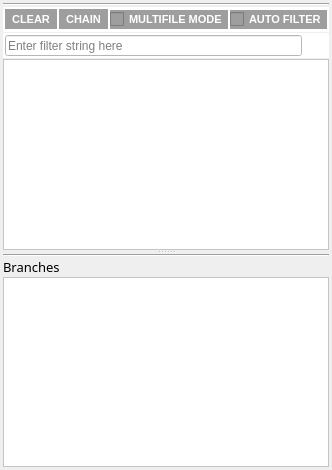
           <widget class="QWidget" name="filesPage">
            <property name="styleSheet">
             <string notr="true"/>
            </property>
            <layout class="QVBoxLayout" name="verticalLayout_6">
             <property name="spacing">
              <number>3</number>
             </property>
             <property name="margin">
              <number>3</number>
             </property>
             <item>
              <widget class="QSplitter" name="splitter_2">
               <property name="orientation">
                <enum>Qt::Vertical</enum>
               </property>
               <widget class="QWidget" name="layoutWidget">
                <layout class="QVBoxLayout" name="verticalLayout_3">
                 <property name="spacing">
                  <number>1</number>
                 </property>
                 <property name="leftMargin">
                  <number>0</number>
                 </property>
                 <item>
                  <widget class="Line" name="line_9">
                   <property name="orientation">
                    <enum>Qt::Horizontal</enum>
                   </property>
                  </widget>
                 </item>
                 <item>
                  <widget class="QWidget" name="fileTools" native="true">
                   <property name="minimumSize">
                    <size>
                     <width>0</width>
                     <height>25</height>
                    </size>
                   </property>
                   <property name="maximumSize">
                    <size>
                     <width>16777215</width>
                     <height>40</height>
                    </size>
                   </property>
                   <property name="styleSheet">
                    <string notr="true">background-color: rgb(255, 255, 255);</string>
                   </property>
                   <layout class="QHBoxLayout" name="horizontalLayout_15">
                    <property name="spacing">
                     <number>2</number>
                    </property>
                    <property name="margin">
                     <number>2</number>
                    </property>
                    <item>
                     <widget class="QToolButton" name="clear_files">
                      <property name="font">
                       <font>
                        <family>Segoe UI</family>
                        <pointsize>8</pointsize>
                        <weight>75</weight>
                        <bold>true</bold>
                       </font>
                      </property>
                      <property name="toolTip">
                       <string>Clears all the open files</string>
                      </property>
                      <property name="styleSheet">
                       <string notr="true">background-color: rgb(158, 158, 158);
color: rgb(255, 255, 255);</string>
                      </property>
                      <property name="text">
                       <string>CLEAR</string>
                      </property>
                      <property name="icon">
                       <iconset resource="resources.qrc">
                        <normaloff>:/icons/icons/metro.icons/black/cancel.png</normaloff>:/icons/icons/metro.icons/black/cancel.png</iconset>
                      </property>
                      <property name="iconSize">
                       <size>
                        <width>15</width>
                        <height>15</height>
                       </size>
                      </property>
                      <property name="toolButtonStyle">
                       <enum>Qt::ToolButtonTextBesideIcon</enum>
                      </property>
                      <property name="autoRaise">
                       <bool>true</bool>
                      </property>
                     </widget>
                    </item>
                    <item>
                     <widget class="QToolButton" name="chainFiles">
                      <property name="font">
                       <font>
                        <family>Segoe UI</family>
                        <pointsize>8</pointsize>
                        <weight>75</weight>
                        <bold>true</bold>
                       </font>
                      </property>
                      <property name="toolTip">
                       <string>Treat all the opened files as one</string>
                      </property>
                      <property name="styleSheet">
                       <string notr="true">background-color: rgb(158, 158, 158);
color: rgb(255, 255, 255);</string>
                      </property>
                      <property name="text">
                       <string>CHAIN</string>
                      </property>
                      <property name="icon">
                       <iconset resource="resources.qrc">
                        <normaloff>:/icons/icons/windows8_icons/Very_Basic/link.png</normaloff>:/icons/icons/windows8_icons/Very_Basic/link.png</iconset>
                      </property>
                      <property name="iconSize">
                       <size>
                        <width>15</width>
                        <height>15</height>
                       </size>
                      </property>
                      <property name="toolButtonStyle">
                       <enum>Qt::ToolButtonTextBesideIcon</enum>
                      </property>
                      <property name="autoRaise">
                       <bool>true</bool>
                      </property>
                     </widget>
                    </item>
                    <item>
                     <widget class="QCheckBox" name="multiFileMode">
                      <property name="font">
                       <font>
                        <family>Segoe UI</family>
                        <pointsize>8</pointsize>
                        <weight>75</weight>
                        <bold>true</bold>
                       </font>
                      </property>
                      <property name="toolTip">
                       <string>Keep previous files open when switching to another file</string>
                      </property>
                      <property name="styleSheet">
                       <string notr="true">background-color: rgb(158, 158, 158);
color: rgb(255, 255, 255);</string>
                      </property>
                      <property name="text">
                       <string>MULTIFILE MODE</string>
                      </property>
                      <property name="iconSize">
                       <size>
                        <width>20</width>
                        <height>20</height>
                       </size>
                      </property>
                     </widget>
                    </item>
                    <item>
                     <widget class="QCheckBox" name="applyFilterToAll">
                      <property name="font">
                       <font>
                        <family>Segoe UI</family>
                        <pointsize>8</pointsize>
                        <weight>75</weight>
                        <bold>true</bold>
                       </font>
                      </property>
                      <property name="toolTip">
                       <string>Automatically applies the current filter to all the trees</string>
                      </property>
                      <property name="styleSheet">
                       <string notr="true">background-color: rgb(158, 158, 158);
color: rgb(255, 255, 255);</string>
                      </property>
                      <property name="text">
                       <string>AUTO FILTER</string>
                      </property>
                     </widget>
                    </item>
                   </layout>
                  </widget>
                 </item>
                 <item>
                  <widget class="QWidget" name="fileTools_2" native="true">
                   <property name="minimumSize">
                    <size>
                     <width>0</width>
                     <height>25</height>
                    </size>
                   </property>
                   <property name="maximumSize">
                    <size>
                     <width>16777215</width>
                     <height>40</height>
                    </size>
                   </property>
                   <property name="styleSheet">
                    <string notr="true">background-color: rgb(255, 255, 255);</string>
                   </property>
                   <layout class="QHBoxLayout" name="horizontalLayout_16">
                    <property name="spacing">
                     <number>2</number>
                    </property>
                    <property name="margin">
                     <number>2</number>
                    </property>
                    <item>
                     <widget class="QLineEdit" name="filterString">
                      <property name="placeholderText">
                       <string>Enter filter string here</string>
                      </property>
                     </widget>
                    </item>
                    <item>
                     <widget class="QToolButton" name="filterEntries">
                      <property name="font">
                       <font>
                        <family>Segoe UI</family>
                        <pointsize>7</pointsize>
                       </font>
                      </property>
                      <property name="toolTip">
                       <string>Filter current tree</string>
                      </property>
                      <property name="text">
                       <string/>
                      </property>
                      <property name="icon">
                       <iconset resource="resources.qrc">
                        <normaloff>:/icons/icons/others/filter.png</normaloff>:/icons/icons/others/filter.png</iconset>
                      </property>
                      <property name="iconSize">
                       <size>
                        <width>15</width>
                        <height>15</height>
                       </size>
                      </property>
                      <property name="toolButtonStyle">
                       <enum>Qt::ToolButtonTextBesideIcon</enum>
                      </property>
                      <property name="autoRaise">
                       <bool>true</bool>
                      </property>
                     </widget>
                    </item>
                   </layout>
                  </widget>
                 </item>
                 <item>
                  <widget class="QTreeWidget" name="filesWidget">
                   <property name="font">
                    <font>
                     <pointsize>8</pointsize>
                     <weight>50</weight>
                     <bold>false</bold>
                    </font>
                   </property>
                   <property name="styleSheet">
                    <string notr="true">color: rgb(98, 98, 98);
background-color: rgb(255, 255, 255);</string>
                   </property>
                   <property name="alternatingRowColors">
                    <bool>true</bool>
                   </property>
                   <property name="autoExpandDelay">
                    <number>4</number>
                   </property>
                   <property name="uniformRowHeights">
                    <bool>true</bool>
                   </property>
                   <property name="animated">
                    <bool>true</bool>
                   </property>
                   <property name="headerHidden">
                    <bool>true</bool>
                   </property>
                   <attribute name="headerVisible">
                    <bool>false</bool>
                   </attribute>
                   <attribute name="headerCascadingSectionResizes">
                    <bool>true</bool>
                   </attribute>
                   <attribute name="headerHighlightSections">
                    <bool>true</bool>
                   </attribute>
                   <attribute name="headerMinimumSectionSize">
                    <number>55</number>
                   </attribute>
                   <attribute name="headerShowSortIndicator" stdset="0">
                    <bool>true</bool>
                   </attribute>
                   <column>
                    <property name="text">
                     <string>File</string>
                    </property>
                   </column>
                   <column>
                    <property name="text">
                     <string>Entries</string>
                    </property>
                   </column>
                   <column>
                    <property name="text">
                     <string>Tree name</string>
                    </property>
                   </column>
                  </widget>
                 </item>
                </layout>
               </widget>
               <widget class="QWidget" name="layoutWidget">
                <layout class="QVBoxLayout" name="verticalLayout_4">
                 <property name="spacing">
                  <number>1</number>
                 </property>
                 <item>
                  <widget class="Line" name="line_5">
                   <property name="orientation">
                    <enum>Qt::Horizontal</enum>
                   </property>
                  </widget>
                 </item>
                 <item>
                  <widget class="QLabel" name="label_2">
                   <property name="font">
                    <font>
                     <family>Segoe UI Light</family>
                     <pointsize>10</pointsize>
                     <weight>50</weight>
                     <bold>false</bold>
                     <underline>false</underline>
                    </font>
                   </property>
                   <property name="styleSheet">
                    <string notr="true">color: rgb(0, 0, 0);</string>
                   </property>
                   <property name="text">
                    <string>Branches</string>
                   </property>
                  </widget>
                 </item>
                 <item>
                  <widget class="QTreeWidget" name="branchWidget">
                   <property name="font">
                    <font>
                     <pointsize>8</pointsize>
                    </font>
                   </property>
                   <property name="styleSheet">
                    <string notr="true">color: rgb(98, 98, 98);
background-color: rgb(255, 255, 255);</string>
                   </property>
                   <property name="alternatingRowColors">
                    <bool>false</bool>
                   </property>
                   <property name="selectionMode">
                    <enum>QAbstractItemView::ExtendedSelection</enum>
                   </property>
                   <attribute name="headerVisible">
                    <bool>false</bool>
                   </attribute>
                   <column>
                    <property name="text">
                     <string notr="true">Branch</string>
                    </property>
                   </column>
                  </widget>
                 </item>
                </layout>
               </widget>
              </widget>
             </item>
            </layout>
           </widget>
